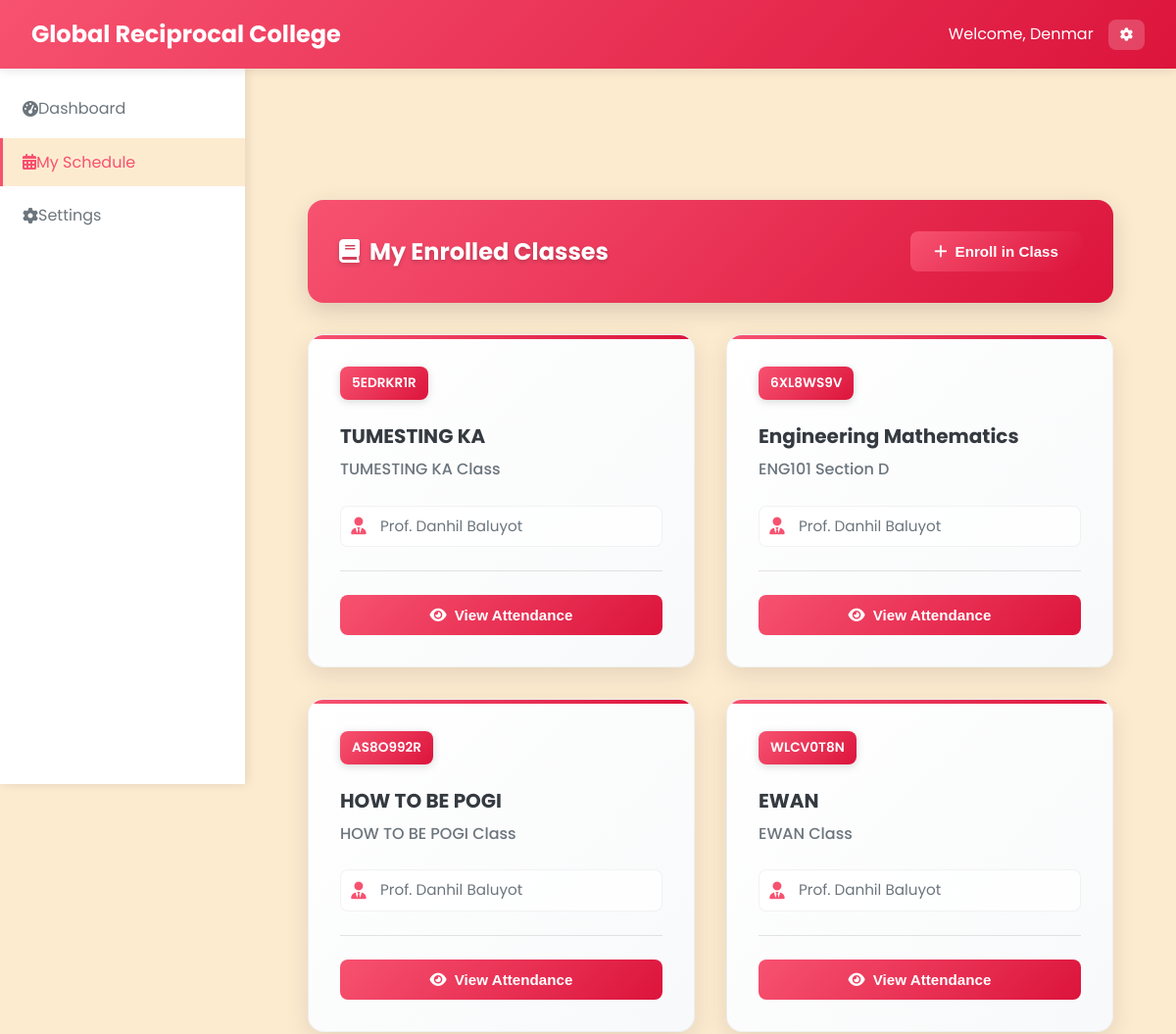
The page /Student/student_manage_schedule.php (signed in, upper part) on the database as committed earlier.
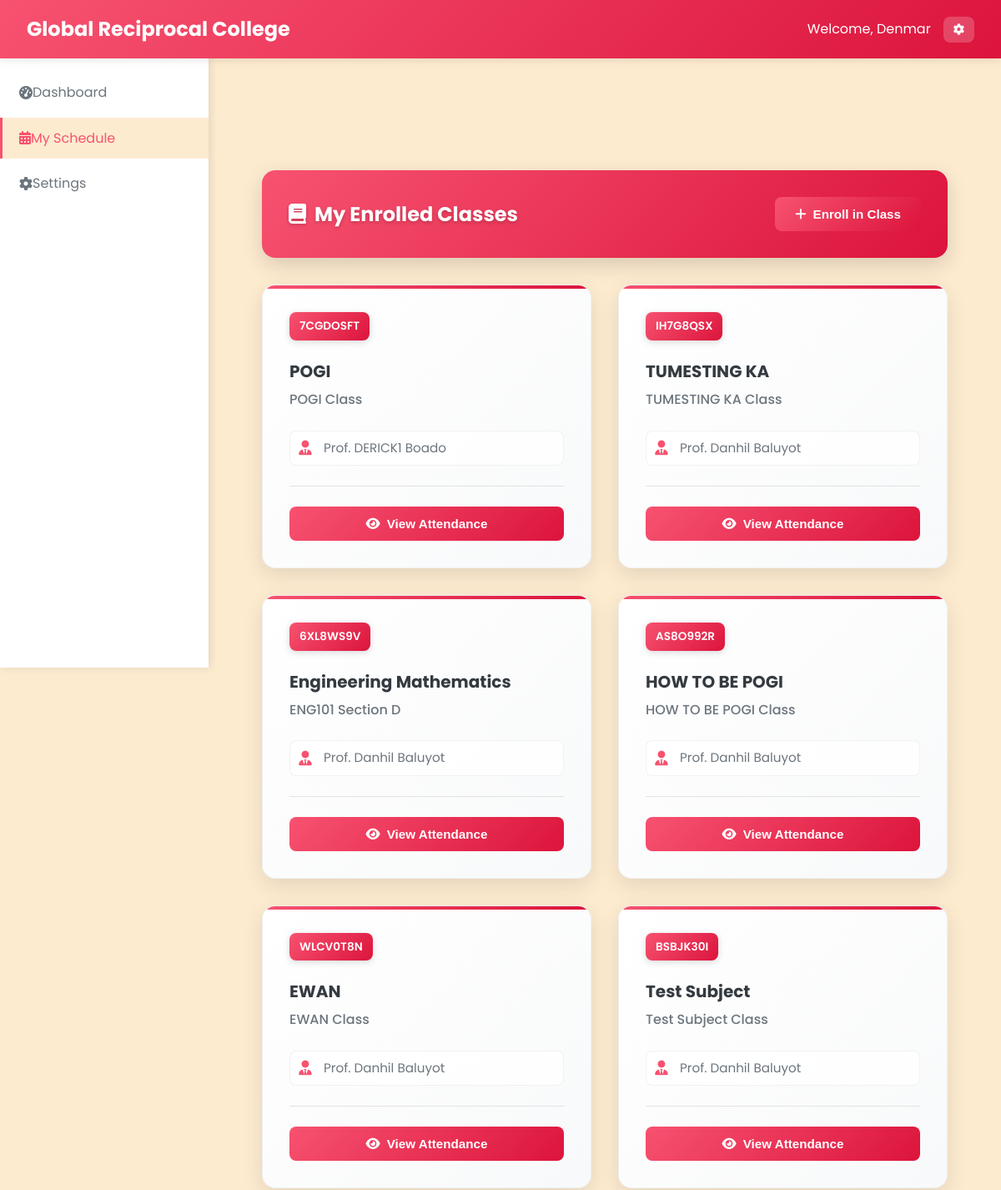
The same page on the database as committed later.
### tables this page shows
CREATE TABLE `classes` (
  `class_id` varchar(20) NOT NULL,
  `class_name` varchar(100) NOT NULL,
  `class_code` varchar(20) NOT NULL,
  `subject_id` varchar(20) DEFAULT NULL,
  `professor_id` varchar(20) DEFAULT NULL,
  `schedule` varchar(100) DEFAULT NULL,
  `room` varchar(50) DEFAULT NULL,
  `created_at` datetime NOT NULL,
  `updated_at` datetime NOT NULL,
  `section` varchar(10) DEFAULT NULL
);

CREATE TABLE `subjects` (
  `subject_id` varchar(20) NOT NULL,
  `subject_name` varchar(100) NOT NULL,
  `subject_code` varchar(20) NOT NULL,
  `description` text DEFAULT NULL,
  `credits` int(11) NOT NULL,
  `created_at` datetime NOT NULL,
  `updated_at` datetime NOT NULL
);

CREATE TABLE `professors` (
  `professor_id` varchar(20) NOT NULL,
  `employee_id` varchar(20) NOT NULL,
  `first_name` varchar(50) NOT NULL,
  `last_name` varchar(50) NOT NULL,
  `email` varchar(100) NOT NULL,
  `password` varchar(255) NOT NULL,
  `department` varchar(100) NOT NULL,
  `mobile` varchar(15) NOT NULL,
  `created_at` datetime NOT NULL,
  `updated_at` datetime NOT NULL
);

### Student/student_manage_schedule.php (the view, shortened to what this page needs)
<?php
require_once '../php/db.php';
$student_id = $_SESSION['user_id'];
$stmt = $pdo->prepare("SELECT c.class_id, c.class_name, c.class_code, s.subject_name, p.first_name, p.last_name
                     FROM student_classes sc
                     JOIN classes c ON sc.class_id = c.class_id
                     JOIN subjects s ON c.subject_id = s.subject_id
                     JOIN professors p ON c.professor_id = p.professor_id
                     WHERE sc.student_id = ?
                     ORDER BY sc.enrolled_at DESC");
$stmt->execute([$student_id]);
$enrolled_classes = $stmt->fetchAll();
?>
<!DOCTYPE html>
<html lang="en">
<head>
    <link rel="stylesheet" href="../css/styles_fixed.css" />
    <link rel="stylesheet" href="https://cdnjs.cloudflare.com/ajax/libs/font-awesome/6.0.0/css/all.min.css" />
</head>
<body>
    <?php include '../includes/navbar_student.php'; ?>
    <?php include '../includes/sidebar_student.php'; ?>
    <main class="main-content">
        <div class="dashboard-container">
            <div class="table-header-enhanced">
                <h2 class="table-title-enhanced"><i class="fas fa-book" style="margin-right: 10px;"></i>My Enrolled Classes</h2>
                <div class="table-actions-enhanced">
                    <button class="btn btn-primary" onclick="openEnrollModal()">
                        <i class="fas fa-plus"></i>
                        Enroll in Class
                    </button>
                </div>
            </div>
            <?php if (empty($enrolled_classes)): ?>
                <div class="empty-state">
                    <div class="empty-state-icon">
                        <i class="fas fa-book-open"></i>
                    </div>
                    <div class="empty-state-text">You are not enrolled in any classes yet.</div>
                    <button class="btn btn-primary" onclick="openEnrollModal()">
                        <i class="fas fa-plus"></i>
                        Enroll in Your First Class
                    </button>
                </div>
            <?php else: ?>
                <div class="tiles-grid">
                    <?php foreach ($enrolled_classes as $class): ?>
                        <div class="class-tile" tabindex="0" role="button" aria-pressed="false" data-class-id="<?php echo $class['class_id']; ?>">
                            <div class="class-header">
                                <div class="class-code"><?php echo htmlspecialchars($class['class_code']); ?></div>
                            </div>
                            <div class="class-subject"><?php echo htmlspecialchars($class['subject_name']); ?></div>
                            <div class="class-subject-code"><?php echo htmlspecialchars($class['class_name']); ?></div>
                            <div class="class-details">
                                <div class="class-detail">
                                    <i class="fas fa-user-tie"></i>
                                    Prof. <?php echo htmlspecialchars($class['first_name'] . ' ' . $class['last_name']); ?>
                                </div>
                            </div>
                            <div class="class-actions">
                                <button class="view-attendance-btn" data-class-id="<?php echo $class['class_id']; ?>">
                                    <i class="fas fa-eye"></i>
                                    View Attendance
                                </button>
                            </div>
                        </div>
                    <?php endforeach; ?>
                </div>
            <?php endif; ?>
        </div>
    </main>
</body>
</html>

Rows that differ between the two databases and show on the page:
added classes: class_code "7CGDOSFT", subject.subject_name "POGI", class_name "POGI Class", professor.last_name "DERICK1 Boado"
changed classes "TUMESTING KA Class": class_code "5EDRKR1R" → "IH7G8QSX"
now on this page (row edited): classes: class_code "BSBJK30I", subject.subject_name "Test Subject", class_name "Test Subject Class", professor.last_name "Danhil Baluyot"
